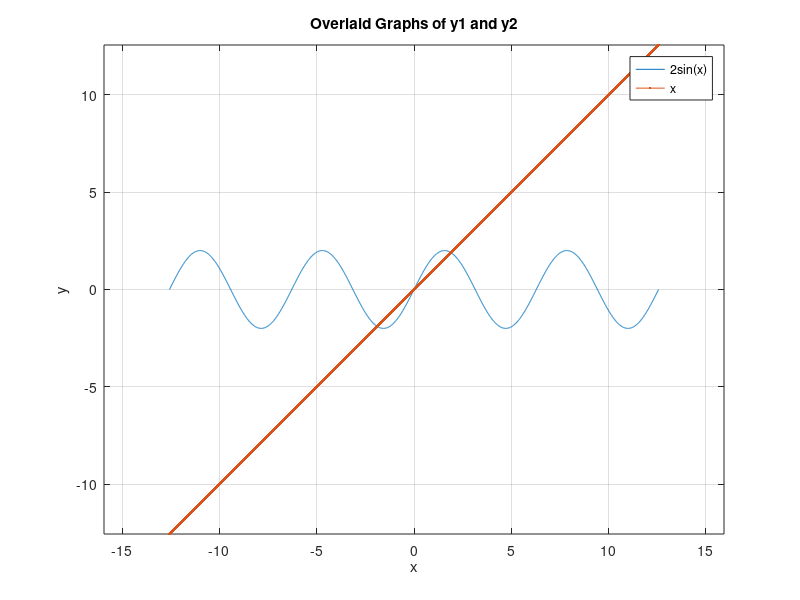

Reproduce this figure in MATLAB.
% Start Problem 9, using bisection.m
% (a) Sketch graphs of y = x and y = 2sin(x)
% for clarity, we use an interval from -4*pi to 4*pi, spacing 0.01
x = [-4*pi:0.01:4*pi];
y1 = 2 * sin(x);
y2 = x;

plot(x,y1,x,y2,'.-'),xlabel('x'), ylabel('y')
title('Overlaid Graphs of y1 and y2'),legend('2sin(x)', 'x')
grid on, axis equal

% Through the plot, we see that x = 2sin(x) occurs exactly at x = 0
% In the command window, we just need to type in Q9a_code and it will run
% this graph